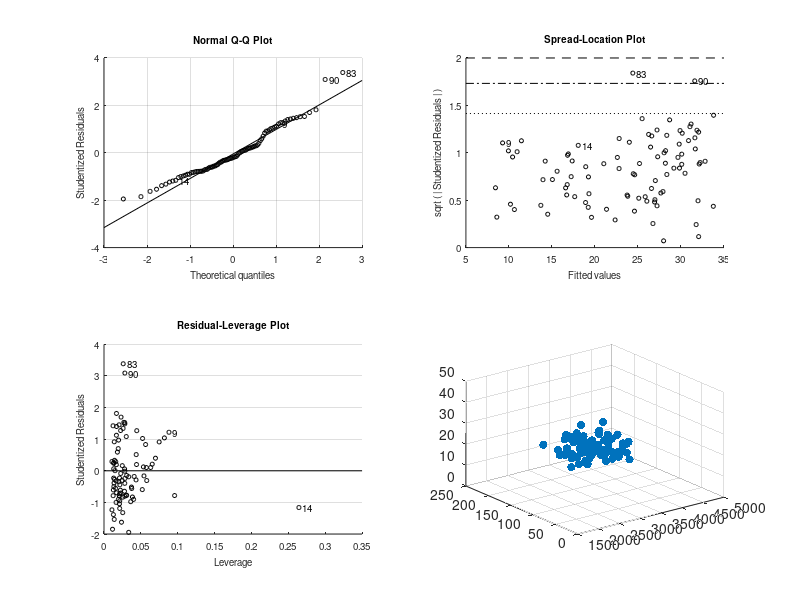

Source code (MATLAB): (Note: this script raises an error after producing the figure.)
load carsmall.mat

%特徴量の準備
X = [Weight, Horsepower];
y = MPG;

%線形回帰モデルの生成
mdl = fitlm(X, y)

%可視化
scatter3(Weight, Horsepower, y, 'ro', 'filled')
hold on
x1fit = min(Weight):100:max(Weight);
x2fit = min(Horsepower):10:max(Horsepower);
[X1FIT X2FIT] = meshgrid(x1fit,x2fit);
YFIT = mdl.Coefficients.Estimate(1) + ...
    mdl.Coefficients.Estimate(2)*X1FIT + ...
    mdl.Coefficients.Estimate(3)*X2FIT;

mesh(X1FIT, X2FIT, YFIT)
xlabel('Weight');
ylabel('Horsepower');
zlabel('MPG');
view(50, 10);
hold off